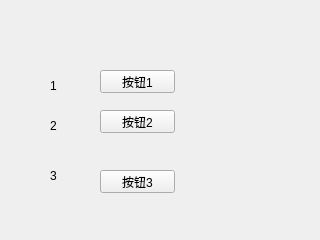
<?xml version="1.0" encoding="UTF-8"?>
<ui version="4.0">
 <class>Form</class>
 <widget class="QWidget" name="Form">
  <property name="geometry">
   <rect>
    <x>0</x>
    <y>0</y>
    <width>320</width>
    <height>240</height>
   </rect>
  </property>
  <property name="windowTitle">
   <string>Form</string>
  </property>
  <widget class="QLabel" name="label">
   <property name="geometry">
    <rect>
     <x>50</x>
     <y>80</y>
     <width>54</width>
     <height>12</height>
    </rect>
   </property>
   <property name="text">
    <string>1</string>
   </property>
  </widget>
  <widget class="QLabel" name="label_2">
   <property name="geometry">
    <rect>
     <x>50</x>
     <y>120</y>
     <width>54</width>
     <height>12</height>
    </rect>
   </property>
   <property name="text">
    <string>2</string>
   </property>
  </widget>
  <widget class="QLabel" name="label_3">
   <property name="geometry">
    <rect>
     <x>50</x>
     <y>170</y>
     <width>54</width>
     <height>12</height>
    </rect>
   </property>
   <property name="text">
    <string>3</string>
   </property>
  </widget>
  <widget class="QPushButton" name="pushButton">
   <property name="geometry">
    <rect>
     <x>100</x>
     <y>70</y>
     <width>75</width>
     <height>23</height>
    </rect>
   </property>
   <property name="text">
    <string>按钮1</string>
   </property>
  </widget>
  <widget class="QPushButton" name="pushButton_2">
   <property name="geometry">
    <rect>
     <x>100</x>
     <y>110</y>
     <width>75</width>
     <height>23</height>
    </rect>
   </property>
   <property name="text">
    <string>按钮2</string>
   </property>
  </widget>
  <widget class="QPushButton" name="pushButton_3">
   <property name="geometry">
    <rect>
     <x>100</x>
     <y>170</y>
     <width>75</width>
     <height>23</height>
    </rect>
   </property>
   <property name="text">
    <string>按钮3</string>
   </property>
  </widget>
 </widget>
 <resources/>
 <connections/>
</ui>
